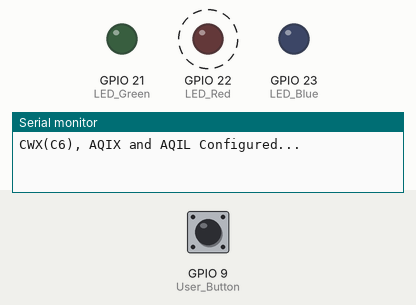
Recording of a sketch running on a simulated ESP32-C6. On the bench: output pins drawn as LEDs (lit = HIGH), the last lines printed to the serial monitor. Dashed ring = blinking. The inputs (shaded band) are chosen by the test bench; at power-on: GPIO 9 (User_Button) HIGH.

Above: at 1.4 s.
1.5 s: GPIO 9 (User_Button) pulled LOW for 1.3 s
At 3.1 s:
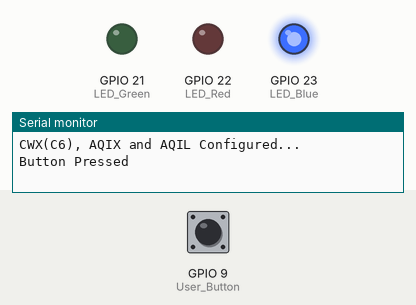
7.0 s: GPIO 9 (User_Button) pulled LOW for 3.2 s
At 8.4 s:
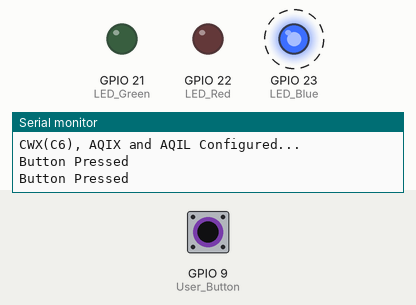
Timing chart, 0 to 17.7 s (numbered marks = the images above; inputs shaded):
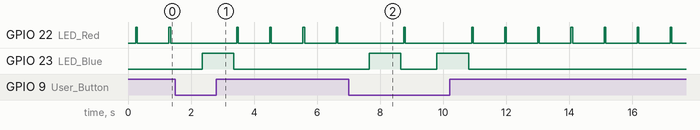

The sketch:

User_Button_Test.ino
```cpp
/*
  Dave Williams, DitroniX 2019-2026 (ditronix.net)
  CWX(C6), AQIX and AQIL Compact Weather Station and Air Quality Monitors - ESP32-C6 Series Board
  Features include ESP32-C6, BME280, SCD40/SCD41 Air Quality CO2 Sensor, SFH2440 Light Sensor, CR123A, Battery Sensor, USB ESP32C6 Dev Board  Flashing Compatible

  PCA 1.2603 - CWX(C6), AQIX and AQIL - Basic Bring Up Test Code - March 2026

  Remember!
  - Set the BOARD to Use ESP32C6 Dev Module (or similar).
  - You can also set the BAUD rate up to 921600 to speed up flashing.
  - The SDK does NOT need external power to flash.  It will take Power from the USB 5V.
  - The Serial Monitor is configured for BAUD 115200

  The purpose of this test code is to cycle through the various main functions of the board as part of bring up testing.
  .
  This test code is OPEN SOURCE and formatted for easier viewing.  Although is is not intended for real world use, it may be freely used, or modified as needed.
  It is distributed on an "AS IS" BASIS, WITHOUT WARRANTIES OR CONDITIONS OF ANY KIND, either express or implied.

  Further information, details and examples can be found on our website or github.com/DitroniX

  CWX           https://github.com/DitroniX/CWX-Compact-Weather-Station
  AQIX          https://github.com/DitroniX/AQIX-Air-Quality-Monitor-IoT-Weather-Station
  AQIL (LoRA)   https://github.com/DitroniX/AQIL-ESP32-C6-SX1262-LoRa-Air-Quality-Monitor-IoT-Weather-Station
*/

// ****************  VARIABLES / DEFINES / STATIC / STRUCTURES / CONSTANTS ****************

// **************** INPUTS ****************
#define User_Button 9  // GPIO 9

// **************** OUTPUTS ****************
#define LED_Red 22    // Red LED
#define LED_Green 21  // Gren LED
#define LED_Blue 23   // Blue LED

// **************** SETUP ****************
void setup() {

  // Stabalise
  delay(250);

  // Initialise UART
  Serial.begin(115200, SERIAL_8N1);  // 115200
  while (!Serial)
    ;
  Serial.println("");

  //  Configures the specified LED GPIO as outputs
  pinMode(LED_Red, OUTPUT);
  pinMode(LED_Green, OUTPUT);
  pinMode(LED_Blue, OUTPUT);

  // LEDs Default Off State
  digitalWrite(LED_Red, LOW);
  digitalWrite(LED_Green, LOW);
  digitalWrite(LED_Blue, LOW);

  // Configure GPIO Inputs

  pinMode(User_Button, INPUT_PULLUP);

  Serial.println("CWX(C6), AQIX and AQIL Configured...\n");
}

// **************** LOOP ****************
void loop() {

  // Check for Button Press
  if (digitalRead(User_Button) == LOW) {

    Serial.println("Button Pressed");

    // Blue
    digitalWrite(LED_Blue, HIGH);
    delay(1000);
    digitalWrite(LED_Blue, LOW);
    delay(100);
  }

  // Heatbeat Red
  digitalWrite(LED_Red, HIGH);
  delay(50);
  digitalWrite(LED_Red, LOW);
  delay(1000);
}
```

Measured:
- after the input at 1.5 s, GPIO 23 (LED_Blue): LOW → HIGH after 0.85 s, → LOW 1.0 s later
- after the input at 7.0 s, GPIO 23 (LED_Blue): alternates HIGH for 1.0 s and LOW for 1.2 s, 4 changes in all, then stays LOW, starting after 0.65 s
